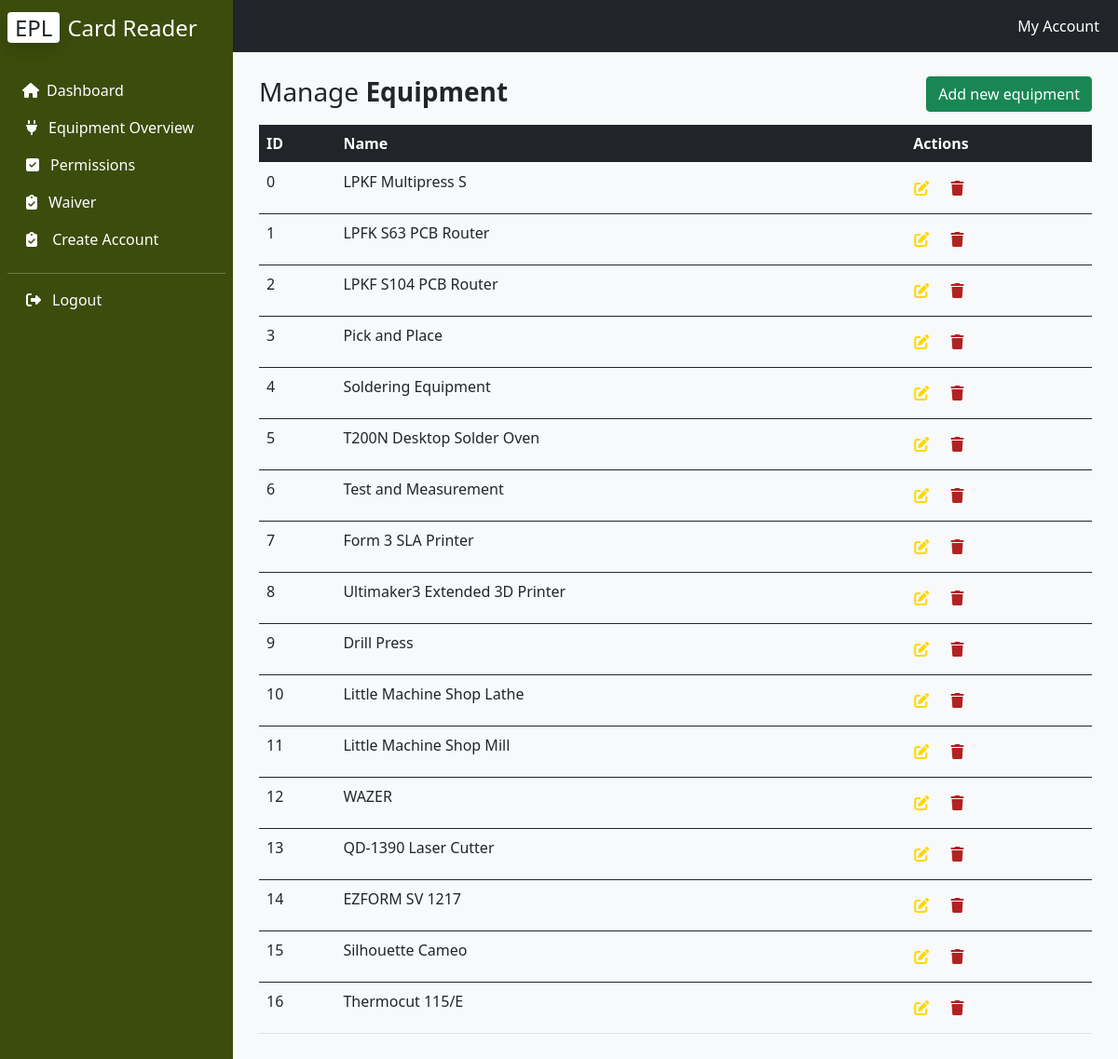
The app's page /manage-equipment/ with its own data.
### database/class_models.py (models this page shows, shortened)
class Base(DeclarativeBase):
    pass

class Machine(Base):
    __tablename__ = "machine"
    id: Mapped[int] = mapped_column(primary_key=True)
    name: Mapped[str]
    trained_users: Mapped[Optional[list["User"]]] = relationship(secondary = user_machine_join_table, back_populates="machines")

### web_app/views.py (the view)
@bp.route('/manage-equipment/')
def manage_equipment():
    all_machine_data = read_all_machines()
    return render_template("manage_equipment.html", machines=all_machine_data)

### database/user_options.py (called while the page is built)
def read_all_machines():
    results = database_init.session.scalars(select(class_models.Machine)).all()
    return results

### web_app/admin.py (called while the page is built)
@app.before_request
def set_user_global():
    user_id = session.get("user_id")
    if user_id is None:
        g.user = None
    else:
        g.user = user_id

### web_app/templates/manage_equipment.html (shortened to what this page needs)
{% extends "index.html" %} {% block content %}
<div class="manage-equipment-content">
  <div class="container">
    <div class="row">
      <div class="col md-12">
        <div class="jumbotron p-3">
          <h3>
            Manage <b>Equipment</b>
            <button
              class="btn btn-success float-end"
              type="button"
              data-bs-toggle="modal"
              data-bs-target="#add_modal"
            >
              Add new equipment
            </button>
          </h3>
          <table class="table table-hover">
            <thead class="table-dark">
              <tr>
                <th>ID</th>
                <th>Name</th>
                <th>Actions</th>
              </tr>
            </thead>
            <tbody>
              {% for row in machines %}
              <tr>
                <td>{{row.id}}</td>
                <td>{{row.name}}</td>
                <td>
                  <a
                    href="/update-equipment/{{row.id}}"
                    class="btn edit"
                    data-bs-toggle="modal"
                    data-bs-target="#edit_modal{{row.id}}"
                    ><i class="fa-solid fa-pen-to-square"></i
                  ></a>
                  <a
                    href="{{ url_for('views.remove_equipment', name=row.name)}}"
                    class="btn delete"
                    onclick="return confirm('Are you sure you want to remove this equipment?')"
                    ><i class="fa-solid fa-trash"></i
                  ></a>
                </td>
              </tr>
            </tbody>
            {% endfor %}
          </table>
        </div>
      </div>
    </div>
  </div>
</div>
{% endblock %}

### web_app/templates/index.html (shortened to what this page needs)
<!DOCTYPE html>
<html lang="en">
  <head>
    <link
      href="https://cdn.jsdelivr.net/npm/bootstrap@5.0.2/dist/css/bootstrap.min.css"
      rel="stylesheet"
    />
    <link
      rel="stylesheet"
      href="{{ url_for('static', filename='css/main.css')}}"
    />
    <link
      rel="stylesheet"
      href="{{ url_for('static',
    filename='fontawesome/css/fontawesome.css')}}"
    />
    <link
      rel="stylesheet"
      href="{{
    url_for('static', filename='fontawesome/css/brands.css')}}"
    />
    <link
      rel="stylesheet"
      href="{{ url_for('static', filename='fontawesome/css/solid.css')}}"
    />
  </head>
  <body>
    <div class="main-container d-flex">
      {% include 'sidebar.html' %}
      <div class="content">
        {% include 'navbar.html' %}
        {% block content %} {% endblock %}
      </div>
    </div>
  </body>
</html>

### web_app/templates/sidebar.html (shortened to what this page needs)
<div class="sidebar" id="side_nav">
  <div class="header-box px-2 pt-3 pb-4 d-flex justify-content-between">
    <h1 class="fs-4">
      <span class="bg-white text-dark rounded shadow px-2 me-2">EPL</span
      ><span class="text-white">Card Reader</span>
    </h1>
  </div>
  <ul class="list-unstyled px-2">
    <li class="sidebar-item">
      <a
        href="{{ url_for('views.dashboard')}}"
        class="sidebar-link text-decoration-none px-3 py-2 d-block"
        ><i class="fa-solid fa-house pe-2"></i>Dashboard</a
      >
    </li>
    <li class="sidebar-item">
      <a
        href="{{ url_for('views.equipOverview')}}"
        class="sidebar-link text-decoration-none px-3 py-2 d-block"
        ><i class="fa-solid fa-plug mx-1 pe-2"></i>Equipment Overview</a
      >
    </li>
    <li class="sidebar-item">
      <a
        href="{{url_for('views.permissions')}}"
        class="sidebar-link text-decoration-none px-3 py-2 d-block"
        ><i class="fa-regular fa-square-check mx-1 pe-2"></i>Permissions</a
      >
    </li>
    <li class="sidebar-item">
      <a
        href="{{ url_for('views.waiver')}}"
        class="sidebar-link text-decoration-none px-3 py-2 d-block"
        ><i class="fa-solid fa-clipboard-check mx-1 pe-2"></i>Waiver</a
      >
    </li>
    <li class="sidebar-item">
      <a
        href="{{url_for('views.account_creation_form')}}"
        class="sidebar-link text-decoration-none px-3 py-2 d-block"
        ><i class="fa-solid fa-clipboard-check mx-1 pe-2"></i> Create Account</a
      >
    </li>
  </ul>
  <hr class="h-color mx-2" />
  <ul class="list-unstyled px-2">
    <li class="sidebar-item">
      <a href="#" class="sidebar-link text-decoration-none px-3 d-block"
        ><i class="fa-solid fa-right-from-bracket mx-1 pe-2"></i>Logout</a
      >
    </li>
  </ul>
</div>

### web_app/templates/navbar.html (shortened to what this page needs)
<nav class="navbar navbar-expand-md navbar-dark bg-dark">
  <div class="container-fluid">
    <div
      class="collapse navbar-collapse justify-content-end"
      id="navbarSupportedContent"
    >
      <ul class="navbar-nav mb-2 mb-lg-0">
        <li class="nav-item">
          <a class="nav-link active" aria-current="page" href="#">My Account</a>
        </li>
      </ul>
    </div>
  </div>
</nav>

### web_app/static/css/main.css (style rules this page uses)
:root { --black: #000000; --bootstrapLight: #f8f9fa; --dimGray: #696969; --gold: #ffd700; --green: #228b22; --lightGrey: #bebebe; --lightPSUgreen: #6e7d3c; --PSUgreen: #3c4c0c; --red: #b22222; --white: #ffffff; }
body { background-color: var(--bootstrapLight); }
#side_nav { background: var(--PSUgreen); min-width: 250px; max-width: 250px; transition: all 0.3s; }
.content { min-height: 100vh; width: 100%; }
hr.h-color { background: var(--white); }
.sidebar li a { color: var(--white); }
.nav-item { text-align: right; }
.manage-equipment-content h3 { padding: 10px 0; }
.manage-equipment-content .btn.edit { padding: 0 5px 0 0; }
.manage-equipment-content .btn.edit i { color: var(--gold); }
.manage-equipment-content .btn.delete i { color: var(--red); }

### records on screen
Machine: id "0", name "LPKF Multipress S"
Machine: id "1", name "LPFK S63 PCB Router"
Machine: id "2", name "LPKF S104 PCB Router"
Machine: id "3", name "Pick and Place"
Machine: id "4", name "Soldering Equipment"
Machine: id "5", name "T200N Desktop Solder Oven"
Machine: id "6", name "Test and Measurement"
Machine: id "7", name "Form 3 SLA Printer"
Machine: id "8", name "Ultimaker3 Extended 3D Printer"
Machine: id "9", name "Drill Press"
Machine: id "10", name "Little Machine Shop Lathe"
Machine: id "11", name "Little Machine Shop Mill"
Machine: id "12", name "WAZER"
Machine: id "13", name "QD-1390 Laser Cutter"
Machine: id "14", name "EZFORM SV 1217"
Machine: id "15", name "Silhouette Cameo"
Machine: id "16", name "Thermocut 115/E"
